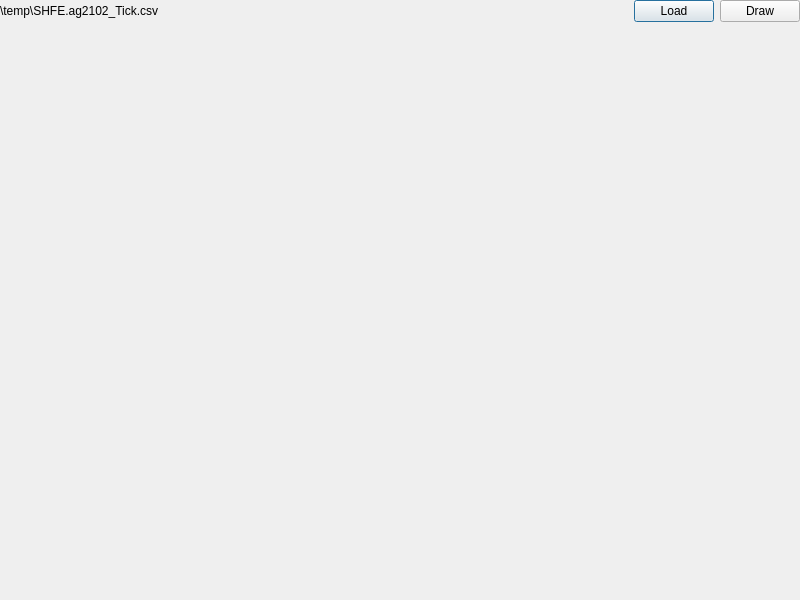
<?xml version="1.0" encoding="UTF-8"?>
<ui version="4.0">
 <class>DialogCandlestickChart</class>
 <widget class="QDialog" name="DialogCandlestickChart">
  <property name="geometry">
   <rect>
    <x>0</x>
    <y>0</y>
    <width>800</width>
    <height>600</height>
   </rect>
  </property>
  <property name="windowTitle">
   <string>CandlestickChart</string>
  </property>
  <layout class="QVBoxLayout" name="verticalLayout" stretch="0,1">
   <property name="leftMargin">
    <number>0</number>
   </property>
   <property name="topMargin">
    <number>0</number>
   </property>
   <property name="rightMargin">
    <number>0</number>
   </property>
   <property name="bottomMargin">
    <number>0</number>
   </property>
   <item>
    <layout class="QHBoxLayout" name="horizontalLayout">
     <item>
      <widget class="QLabel" name="labelCsvFile">
       <property name="text">
        <string>&lt;Package Path&gt;\temp\SHFE.ag2102_Tick.csv</string>
       </property>
      </widget>
     </item>
     <item>
      <spacer name="horizontalSpacer">
       <property name="orientation">
        <enum>Qt::Horizontal</enum>
       </property>
       <property name="sizeHint" stdset="0">
        <size>
         <width>40</width>
         <height>20</height>
        </size>
       </property>
      </spacer>
     </item>
     <item>
      <widget class="QPushButton" name="buttonLoad">
       <property name="text">
        <string>Load</string>
       </property>
      </widget>
     </item>
     <item>
      <widget class="QPushButton" name="buttonDraw">
       <property name="text">
        <string>Draw</string>
       </property>
      </widget>
     </item>
    </layout>
   </item>
   <item>
    <widget class="QWidget" name="widgetCanvas" native="true"/>
   </item>
  </layout>
 </widget>
 <resources/>
 <connections/>
</ui>
